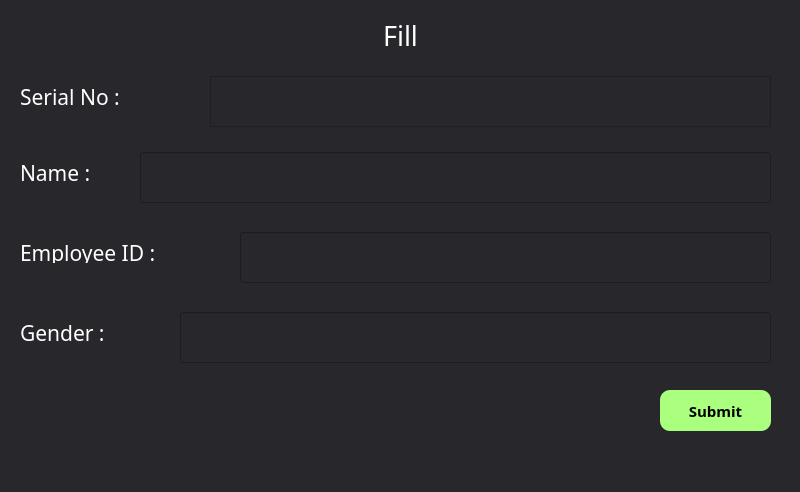
<?xml version="1.0" encoding="UTF-8"?>
<ui version="4.0">
 <class>MainWindow</class>
 <widget class="QMainWindow" name="MainWindow">
  <property name="geometry">
   <rect>
    <x>0</x>
    <y>0</y>
    <width>800</width>
    <height>492</height>
   </rect>
  </property>
  <property name="windowTitle">
   <string>MainWindow</string>
  </property>
  <property name="styleSheet">
   <string notr="true">background-color: rgb(40, 39, 44);</string>
  </property>
  <widget class="QWidget" name="centralwidget">
   <widget class="QLabel" name="label_name_edit">
    <property name="geometry">
     <rect>
      <x>20</x>
      <y>162</y>
      <width>101</width>
      <height>21</height>
     </rect>
    </property>
    <property name="font">
     <font>
      <family>OCR A Extended</family>
      <pointsize>16</pointsize>
     </font>
    </property>
    <property name="styleSheet">
     <string notr="true">color: rgb(255, 255, 255)</string>
    </property>
    <property name="text">
     <string>Name :</string>
    </property>
   </widget>
   <widget class="QLineEdit" name="lineEdit_name">
    <property name="geometry">
     <rect>
      <x>140</x>
      <y>152</y>
      <width>631</width>
      <height>51</height>
     </rect>
    </property>
    <property name="font">
     <font>
      <family>SWLink</family>
      <pointsize>12</pointsize>
     </font>
    </property>
    <property name="styleSheet">
     <string notr="true">color: rgb(255, 255, 255);</string>
    </property>
   </widget>
   <widget class="QLabel" name="label">
    <property name="geometry">
     <rect>
      <x>10</x>
      <y>20</y>
      <width>781</width>
      <height>31</height>
     </rect>
    </property>
    <property name="font">
     <font>
      <family>Poor Richard</family>
      <pointsize>20</pointsize>
     </font>
    </property>
    <property name="styleSheet">
     <string notr="true">color: rgb(255, 255, 255)</string>
    </property>
    <property name="text">
     <string>Fill</string>
    </property>
    <property name="alignment">
     <set>Qt::AlignCenter</set>
    </property>
   </widget>
   <widget class="QLabel" name="label_id_edit">
    <property name="geometry">
     <rect>
      <x>20</x>
      <y>242</y>
      <width>211</width>
      <height>21</height>
     </rect>
    </property>
    <property name="font">
     <font>
      <family>OCR A Extended</family>
      <pointsize>16</pointsize>
     </font>
    </property>
    <property name="styleSheet">
     <string notr="true">color: rgb(255, 255, 255)</string>
    </property>
    <property name="text">
     <string>Employee ID :</string>
    </property>
   </widget>
   <widget class="QLineEdit" name="lineEdit_id">
    <property name="geometry">
     <rect>
      <x>240</x>
      <y>232</y>
      <width>531</width>
      <height>51</height>
     </rect>
    </property>
    <property name="font">
     <font>
      <family>SWLink</family>
      <pointsize>12</pointsize>
     </font>
    </property>
    <property name="styleSheet">
     <string notr="true">color: rgb(255, 255, 255);</string>
    </property>
   </widget>
   <widget class="QLabel" name="label_gender_edit">
    <property name="geometry">
     <rect>
      <x>20</x>
      <y>322</y>
      <width>131</width>
      <height>21</height>
     </rect>
    </property>
    <property name="font">
     <font>
      <family>OCR A Extended</family>
      <pointsize>16</pointsize>
     </font>
    </property>
    <property name="styleSheet">
     <string notr="true">color: rgb(255, 255, 255)</string>
    </property>
    <property name="text">
     <string>Gender :</string>
    </property>
   </widget>
   <widget class="QLineEdit" name="lineEdit_gender">
    <property name="geometry">
     <rect>
      <x>180</x>
      <y>312</y>
      <width>591</width>
      <height>51</height>
     </rect>
    </property>
    <property name="font">
     <font>
      <family>SWLink</family>
      <pointsize>12</pointsize>
     </font>
    </property>
    <property name="styleSheet">
     <string notr="true">color: rgb(255, 255, 255);</string>
    </property>
   </widget>
   <widget class="QLabel" name="label_serial_edit">
    <property name="geometry">
     <rect>
      <x>20</x>
      <y>86</y>
      <width>191</width>
      <height>21</height>
     </rect>
    </property>
    <property name="font">
     <font>
      <family>OCR A Extended</family>
      <pointsize>16</pointsize>
     </font>
    </property>
    <property name="styleSheet">
     <string notr="true">color: rgb(255, 255, 255)</string>
    </property>
    <property name="text">
     <string>Serial No :</string>
    </property>
   </widget>
   <widget class="QTextBrowser" name="textBrowser_edit_serial">
    <property name="geometry">
     <rect>
      <x>210</x>
      <y>76</y>
      <width>561</width>
      <height>51</height>
     </rect>
    </property>
    <property name="styleSheet">
     <string notr="true">color: rgb(255, 255, 255);</string>
    </property>
   </widget>
   <widget class="QPushButton" name="pushButton">
    <property name="geometry">
     <rect>
      <x>660</x>
      <y>390</y>
      <width>111</width>
      <height>41</height>
     </rect>
    </property>
    <property name="font">
     <font>
      <family>Prestige Elite Std</family>
      <pointsize>11</pointsize>
      <weight>75</weight>
      <bold>true</bold>
     </font>
    </property>
    <property name="styleSheet">
     <string notr="true">background-color: rgb(170, 255, 127);
border-radius : 10px;</string>
    </property>
    <property name="text">
     <string>Submit</string>
    </property>
   </widget>
   <widget class="QLabel" name="label_prog">
    <property name="geometry">
     <rect>
      <x>25</x>
      <y>400</y>
      <width>161</width>
      <height>31</height>
     </rect>
    </property>
    <property name="font">
     <font>
      <family>Segoe Script</family>
      <pointsize>16</pointsize>
     </font>
    </property>
    <property name="text">
     <string/>
    </property>
   </widget>
  </widget>
  <widget class="QMenuBar" name="menubar">
   <property name="geometry">
    <rect>
     <x>0</x>
     <y>0</y>
     <width>800</width>
     <height>26</height>
    </rect>
   </property>
  </widget>
  <widget class="QStatusBar" name="statusbar"/>
 </widget>
 <resources/>
 <connections/>
</ui>
